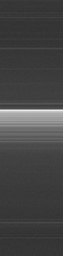
#> input picture Code/SOM/SOM-main/test_new.bmp, 63 x 256 px, shrunk from 500 x 2032 before the run
$ python SOM.py
#> lines starting #> are read from the running program, lines starting #| are printed output that depends on the picture; after the words box and inside, x2 and y2 are one past the last pixel; in counts of white or black regions, pixels touching at a corner belong together


#................SOM...................#
#                 VS
#................SOM+..................#


#...............inrto..................#

'''
        image processing project
         Segmentation
          image with SOM neural network and with new method of SOM+
           denoised by wavelet translation
            and test the quality by
             ssim and topolygy, psnr quantization error
              all of the progect has beed made without special library
               Ahmadali Jamali
                02.21.2022
                 Teheran

                                    '''

#Start>>>>>>>>>>>>>>>>>>>>>>>>>>>>>>>>>

#..............libraries...............#

import numpy as np
import math
#from skimage import io, img_as_float
from skimage import io, img_as_float
import cv2
import random
import matplotlib.image as mpimg
import time
#.............Functions................#

#normalization:
def norm(matrix):

    a = len(matrix)
    b = len(matrix[0])
    l = []
    for i in range(a):
        for j in range(b):
            l.append(matrix[i][j])

    mi = min(l)
    ma = max(l)
    di = ma - mi

    for i in range(a):
        for j in range(b):
            matrix[i][j] = (matrix[i][j] - mi)/di

    return np.array(matrix)

#normalized between [a,b], as preparing image for wavelet translation:
def normalization(array,a,b):

    m = len(array)
    n = len(array[0])
    sample = []
    for i in range(m):
        for j in range(n):
            sample.append(array[i][j])
    maximum = max(sample)
    minimum = min(sample)

    old_range = maximum - minimum
    new_range = abs(a - b)

    for i in range(m):
        for j in range(n):
            array[i][j] = a+(array[i][j] - minimum)*new_range/old_range

    return array

#wavelet transform:
def wt(image):

    m = len(image)
    n = len(image[0])

    H = normalization(image,200,255)
    L = normalization(image,0,200)

    HH = normalization(H,240,255)
    HL = normalization(H,200,240)

    LH = normalization(L,177,200)

    for i in range(m):
        for j in range(n):

            image[i][j] = (HH[i][j] + HL[i][j] + LH[i][j])/3

    return np.array(image)

#////////////////////////////////First Algorithm of Classic SOM/////////////////////////////////////
#self_organized map neural network:
def som(image):

    m = len(image)
    n = len(image[0])
    product = m*n
    print('\n')
    #image size, row and column
    print('//////////som//////////\n')
    print('//////////////////////\n')
    print(' Image size',m,n,'\n')
    print('----------------------')

    topography = 0
    #random self organized map
    mm = 8
    nn = 8 #size for neck 6*6, brain1 3*3,Head 5*5,knee 7*7 a= 0.58.
    print(' The map size:',mm,'\n')
    print('----------------------')
    map_neuralnetwork = []
    itteration  = 1
    for _ in range(mm):     #weight is earnd from last part
        column = []
        for _ in range(nn):
            if itteration %2 == 0:
                column.append(random.uniform(10,25)) #random range
                itteration = itteration + 1
            else :
                column.append(random.uniform(0,10.5000))
                itteration = itteration +1
        map_neuralnetwork.append(column) #map_neuralnetwork size bydefault m,n

    #updating the map:
    new_image = []
    a = 0.88 #learning coefficient 0.8
    print(' The learning coefficient',a,'\n')
    print('----------------------')
    alfa = []
    t = 0
    for i in range(mm):
        alfac = []
        for j in range(nn):
            alfac.append(a)
        alfa.append(alfac)
    for i in range(m):
        new_value = []
        for j in range(n):
            #print(sd,m*n)
                #finding winner
                winner = []
                for k in range(mm):
                    for l in range(nn):
                        result = round((image[i][j] - map_neuralnetwork[k][l])**2,4)
                        winner.append(result)
                winmin = min(winner)
                counterw = 0
                for v in range(mm):
                    if winmin == winner[v]:
                       counterw = counterw + 1
                    if counterw == 2:
                       winmin2 = winner[v]
                       break

                else:
                    secondw = []
                    for f in range(mm):
                        if winmin - winner[v] !=0:
                           secondw.append(abs(winmin - winner[v]))
                    winmin2 = min(secondw)

                #find the adress of min and update the weight and alpha:
                lenght = len(winner)
                one = True
                two = True
                indexn,indexm = 0,0
                for z in range(lenght):
                    if winmin == winner[z] and one == True:
                       indexm = math.ceil(z/nn)-1
                       indexn = z - indexm*nn -1
                       #updayted weight:
                       map_neuralnetwork[indexm][indexn] = map_neuralnetwork[indexm][indexn] + alfa[indexm][indexn]*math.sqrt(winmin)#round
                       alfa[indexm][indexn] = a*math.e**(-1*t/product) #updayted alpha
                       t = t + 1
                       #print(map_neuralnetwork[indexm][indexn])
                       new_value.append(z)
                       one = False
                       #second winner:
                    if winmin2 == winner[z] and two == True:
                       indexm2 = math.ceil(z/nn)-1
                       indexn2 = z - indexm*nn -1
                       if indexn2 != indexn or indexm2 != indexm:
                          two = False

                    if one == False and two == False:

                       #topography:
                       if abs(indexm - indexm2)  == 1 and indexn == indexn2:
                           neighborhood = 0
                           topography = topography + neighborhood
                           break
                       elif abs(indexm - indexm2)  == 1 and abs(indexn - indexn2)  == 1:
                           neighborhood = 0
                           topography = topography + neighborhood
                           break
                       elif abs(indexn - indexn2)  == 1 and indexm == indexm2:
                           neighborhood = 0
                           topography = topography + neighborhood
                           break
                       else:
                           neighborhood = 1
                           topography = topography + neighborhood
                           break
        #make a new array
        new_image.append(new_value)

    #translation pixel
    for s in range(m):
        for q in range(n):
            #print(new_image[s][q])
            indexmm = math.ceil(new_image[s][q]/nn)-1
            indexnn = new_image[s][q] - indexmm*nn -1
            new_image[s][q] = map_neuralnetwork[indexmm][indexnn]

    norm(new_image)
    np.array(map_neuralnetwork)
    cluster = []
    for i in range(mm):
        for j in range(nn):
            cluster.append(int(map_neuralnetwork[i][j]))
    uni = np.unique(cluster)
    mean = sum(uni)/len(uni)
    variance = 0
    for i in range(len(uni)):
        variance = ((uni[i] - mean)**2)/len(uni) + variance

    print('the variance of clustering:',variance)
    print('the number of clustering',len(uni))
    print(uni)
    #topography error:
    top = round(topography/product,4)
    print(' The topography result: ',top,'\n',)
    print('----------------------')
    return np.array(new_image)

#/////////////////////////////////Fitness Function Errors////////////////////////////////
#quantization erroe:
def quantizationerror(org,image):

    m = len(image)
    n = len(image[0])
    l = m*n

    s = 0
    for i in range(m):
        for j in range(n):
            s = s + abs(org[i][j] - image[i][j])

    mse = round(s/l,2)

    return mse

#Structural similarity:
def ssim(org,seg):

    m = len(org)
    n = len(org[0])
    mn = m*n
    #sum of orginal and segmentatied image
    so,ss = 0,0
    dato,dats = [],[]
    for i in range(m):
        for j in range(n):
            dato.append(org[i][j])
            dats.append(seg[i][j])
            so = so +org[i][j]
            ss = ss + seg[i][j]
    #mean of images:
    mean_orginal_image = so/ mn
    mean_segmentaion = ss/mn

    so,ss = 0,0
    cov = 0
    for i in range(len(dato)):
        so = (dato[i]- mean_orginal_image)**2 + so
        ss = (dats[i]-  mean_segmentaion)**2 + ss
        cov =cov + (dato[i] - mean_orginal_image)*(dats[i] - mean_segmentaion )/(len(dato))

    varianceo = so/mn
    variances = ss/mn
    np.array(dato)
    np.array(dats)

    #dynamic range:
    lo = len(np.unique(dato)) - 2
    ls = len(np.unique(dats)) - 2
    k1 = 0.01
    k2 = 0.03
    c1 = (k1*lo)**2
    c2 = (k2*ls)**2
    print(' The variance of orginal image ',round(varianceo,3),'\n')
    print('----------------------')
    ssimimage = (2*mean_orginal_image*mean_segmentaion+c1)*(2*cov+c2)/((mean_orginal_image**2+mean_segmentaion**2+c1)*(c2+varianceo**2+variances**2))

    return round(ssimimage,4)


#...............input..................#

#main function:
def main():
    start_time = time.time()
    #load image / gray and float
    img = img_as_float(io.imread('test_new.bmp',as_gray = True))
#> img is the input picture: shape (256, 63) float64; min 0.184, max 0.933, mean 0.269

    #kernel
    kernel = np.ones((5,5),np.float32)/25
    gaussian_kernel = np.array([[1/16, 1/4, 1/16],
                                [1/8, 1/4,  1/8],
                                [1/16, 1/8, 1/16]])

    #convolution
    #conv_using_cv2 = cv2.filter2D(img, -1, gaussian_kernel, borderType = cv2.BORDER_CONSTANT)

    #output/show

    #orginal image:
    #cv2.imshow('org',img)

    #blured image:
    #cv2.imshow('blured image',conv_using_cv2)

    #test with iterative evaluation:
    test = 1
    er00 = []
    er11 = []
    er22 = []
    for i in range(test):

        print('test Number: ',i+1,'/',test)
        #Self_organized map neural network:

        segmentation = som(img)

        #show
        #news2 = new_som_part2(news1,map_neuralnetwork)

        #cv2.imwrite('segmentation1.jpeg',segmentation)
        print("--- %s seconds ---" % (time.time() - start_time))
        mpimg.imsave('savedimage.jpeg',segmentation)
        #evaluation the SOM

        #quantization error
        er0 = quantizationerror(img,segmentation)
        print(" The quantization error result:",er0,'\n')
        print('----------------------')
        er00.append(er0)
        #ssim
        er2 = ssim(img,segmentation)
        print(' The ssim error result:',er2,'\n')
        print('----------------------')
        er11.append(er2)
#> this loop made 1 pass
#> (product in som, top in som, mse in quantizationerror, er0, mn in ssim) on pass 1: (16128, 0, 0.75, 0.75, 16128)
#|  Image size 256 63
#|  The topography result:  0.0
#|  The quantization error result: 0.75
#|  The variance of orginal image  0.013
#|  The ssim error result: -6.954
#> pass 1, in main, `segmentation = som(img)`:
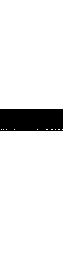
#> segmentation: shape (256, 63) float64; values 0 (black) and 1 (white), 91.5% white; 1 black region, box (x1, y1, x2, y2) and area: (0, 109, 63, 131) 1373
#> pass 1, in main, `mpimg.imsave('savedimage.jpeg',segmentation)`:
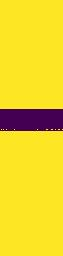
#> saved as savedimage.jpeg: shape (256, 63, 3); mean R, G, B 237.2, 210.5, 40.1
#> after the loop, er00 = [0.75]; er11 = [-6.95]


    quantization = round(sum(er00)/test,3)
#> quantization = 0.75
    ssimerror = round(sum(er11)/test,3)
#> ssimerror = -6.95

    print('----------------------\n')
    print('quantization :',quantization,'\n',)
#| quantization : 0.75
    print('ssim :',ssimerror,'\n',)
#| ssim : -6.954

    #output/showing
    #cv2.waitkey()
    #cv2.destruAllwindow()


#...............output.................#

#output/main function:
if __name__ == "__main__":

    main()

input()

#<<<<<<<<<<<<<<<<<<<<<<<<<<<<<<<<<<<END#
